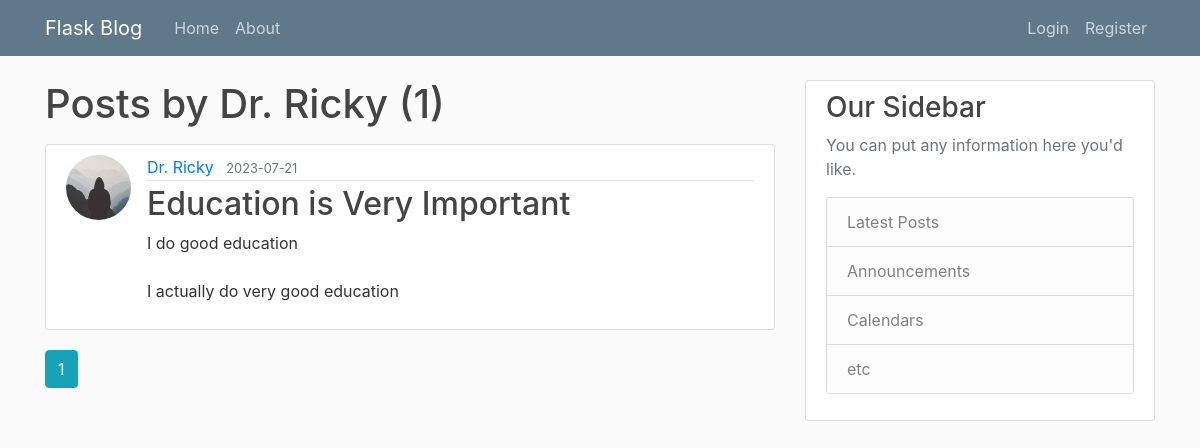
The page /user/Dr. Ricky on the database its author committed.
### flaskblog/models.py (models this page shows, shortened)
class User(db.Model, UserMixin):
    id = db.Column(db.Integer, primary_key=True)
    username = db.Column(db.String(20), unique=True, nullable=False) # 20 char max, unique, not null
    email = db.Column(db.String(120), unique=True, nullable=False) # 120 char max, unique, not null
    image_file = db.Column(db.String(20), nullable=False, default='default.jpg') # 20 char max, not null, default
    password = db.Column(db.String(60), nullable=False) # 60 char max, not null
    posts = db.relationship('Post', backref='author', lazy=True) # one to many relationship, backref allows us to get user who created post

class Post(db.Model):
    id = db.Column(db.Integer, primary_key=True)
    title = db.Column(db.String(100), nullable=False) # 100 char max, not null
    date_posted = db.Column(db.DateTime, nullable=False, default=datetime.utcnow) # not null, default, always use utc time for consistency
    content = db.Column(db.Text, nullable=False) # not null
    user_id = db.Column(db.Integer, db.ForeignKey('user.id'), nullable=False) # not null

### flaskblog/users/routes.py (the view)
@users.route('/user/<string:username>')
def user_posts(username):
    page = request.args.get('page', 1, type=int)
    user = User.query.filter_by(username=username).first_or_404()
    posts = Post.query.filter_by(author=user)\
        .order_by(Post.date_posted.desc())\
        .paginate(page=page, per_page=1)
    return render_template('user_posts.html', posts=posts, user=user)

### flaskblog/templates/user_posts.html
{% extends "layout.html" %}
{% block content %}
    <h1 class="mb-3">Posts by {{ user.username }} ({{ posts.total }})</h1>
    {% for post in posts.items %}
        <article class="media content-section">
          <img class="rounded-circle article-img" src="{{ url_for('static', filename='profile_pics/' + post.author.image_file) }}">
          <div class="media-body">
            <div class="article-metadata">
              <a class="mr-2" href="{{ url_for('users.user_posts', username=post.author.username) }}">{{ post.author.username }}</a>
              <small class="text-muted">{{ post.date_posted.strftime('%Y-%m-%d') }}</small>
            </div>
            <h2><a class="article-title" href="{{ url_for('posts.post', post_id=post.id) }}">{{ post.title }}</a></h2>
            <p class="article-content">{{ post.content }}</p>
          </div>
        </article>
    {% endfor %}
    {% for page_num in posts.iter_pages(left_edge=1, right_edge=1, left_current=1, right_current=1) %}
        {% if page_num %}
            {% if posts.page == page_num %}
                <a class="btn btn-info mb-4" href="{{ url_for('users.user_posts', username=user.username, page=page_num) }}">{{ page_num }}</a>
            {% else %}
                <a class="btn btn-outline-info mb-4" href="{{ url_for('users.user_posts', username=user.username, page=page_num) }}">{{ page_num }}</a>
            {% endif %}
        {% else %}
            ...
        {% endif %}
    {% endfor %}
{% endblock content %}

### flaskblog/static/main.css (style rules this page uses)
body { background: #fafafa; color: #333333; margin-top: 5rem; }
h1, h2, h3, h4, h5, h6 { color: #444444; }
.content-section { background: #ffffff; padding: 10px 20px; border: 1px solid #dddddd; border-radius: 3px; margin-bottom: 20px; }
.article-title { color: #444444; }
.article-content { white-space: pre-line; }
.article-img { height: 65px; width: 65px; margin-right: 16px; }
.article-metadata { padding-bottom: 1px; margin-bottom: 4px; border-bottom: 1px solid #e3e3e3 }

### rows shown on the page
User: username "Dr. Ricky"
Post: image_file (picture), author.username "Dr. Ricky", date_posted "2023-07-21", title "Education is Very Important", content "I do good education I actually do very good education"

### other values the page prints
{{ posts.total }} "1"
{{ page_num }} "1"
